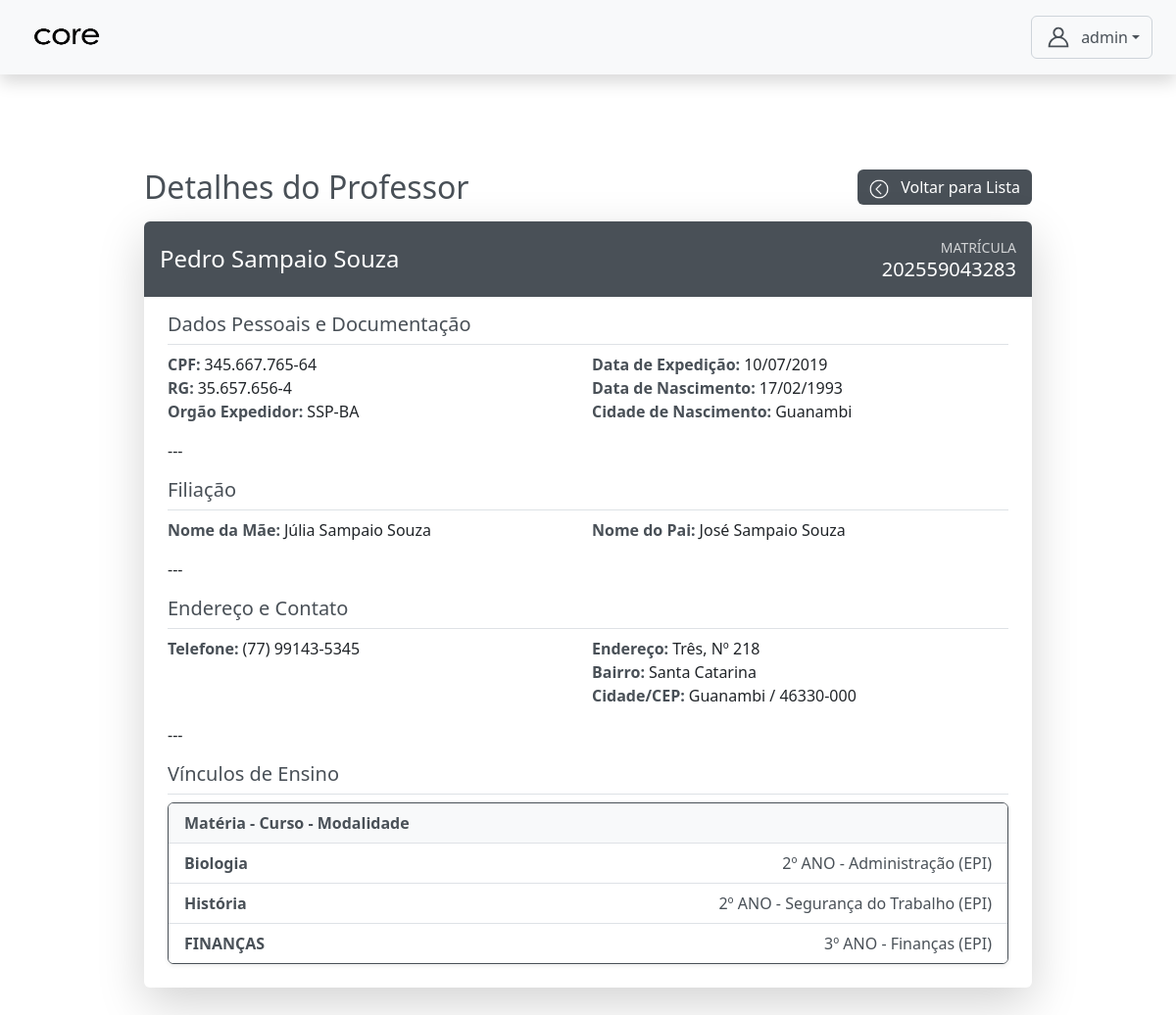
Page /autenticacao/admin/professor_crud/professores/20/ver/ (signed in) on the committed database.
### core/models.py (models this page shows, shortened)
class CustomUser(AbstractUser):
    TIPO_CHOICES = (
        ('admin', 'Admin'),
        ('professor', 'Professor'),
        ('aluno', 'Aluno'),
        ('servidor', 'Servidor'),
        ('direcao', 'Direção'), # <-- 'direcao' está correto
    )
    EIXO_CHOICES = (
        ('SAUDE', 'Eixo da Saúde'),
        ('GESTAO', 'Eixo de Gestão'),
    )
    tipo = models.CharField(max_length=10, choices=TIPO_CHOICES, default='admin')
    eixo = models.CharField(
        max_length=10,
        choices=EIXO_CHOICES,
        null=True,
        blank=True,
        help_text="Eixo ao qual o servidor pertence."
    )
    data_nascimento = models.DateField(null=True, blank=True)
    cpf = models.CharField(max_length=14, unique=True, null=True, blank=True)
    rg = models.CharField(max_length=12, unique=True, null=True, blank=True)
    orgao = models.CharField(max_length=10, null=True, blank=True)
    data_expedicao = models.DateField(null=True, blank=True)
    cidade_nascimento = models.CharField(max_length=100, null=True, blank=True)
    numero_matricula = models.CharField(max_length=20, unique=True, blank=True, null=True)
    nome_pai = models.CharField(max_length=150, blank=True, null=True)
    nome_mae = models.CharField(max_length=150, blank=True, null=True)
    responsavel_matricula = models.CharField(max_length=150, blank=True, null=True)
    endereco_rua = models.CharField(max_length=150, blank=True, null=True)
    endereco_numero = models.CharField(max_length=10, blank=True, null=True)
    endereco_bairro = models.CharField(max_length=100, blank=True, null=True)
    endereco_cidade = models.CharField(max_length=100, blank=True, null=True)
    endereco_cep = models.CharField(max_length=9, blank=True, null=True)
    telefone = models.CharField(max_length=15, blank=True, null=True)
    senha_temporaria = models.BooleanField(default=False)

class ProfessorMateriaAnoCursoModalidade(models.Model):
    MODALIDADE_CHOICES = [
        ('EPI', 'EPI'),
        ('PROEJA', 'PROEJA'),
        ('SUBSEQUENTE', 'Subsequente'),
    ]
    professor = models.ForeignKey(CustomUser, on_delete=models.CASCADE, limit_choices_to={'tipo': 'professor'})
    materia = models.ForeignKey(Materia, on_delete=models.CASCADE)
    curso = models.ForeignKey(Curso, on_delete=models.CASCADE)
    ano_modulo = models.CharField(max_length=20, choices=Turma.ANO_MODULO_CHOICES)
    modalidade = models.CharField(max_length=20, choices=MODALIDADE_CHOICES)
    class Meta:
        unique_together = ('professor', 'materia', 'curso', 'ano_modulo', 'modalidade')
        verbose_name = "Vínculo de Professor"
        verbose_name_plural = "Vínculos de Professores"

class Materia(models.Model):
    nome = models.CharField(max_length=100)
    professores = models.ManyToManyField(CustomUser, limit_choices_to={'tipo': 'professor'}, blank=True)
    turmas = models.ManyToManyField(Turma, blank=True)
    ch = models.IntegerField(default=20)

class Curso(models.Model):
    EIXO_CHOICES = (
        ('SAUDE', 'Eixo da Saúde'),
        ('GESTAO', 'Eixo de Gestão'),
    )
    nome = models.CharField(max_length=100, unique=True)
    eixo = models.CharField(max_length=10, choices=EIXO_CHOICES, default='GESTAO')

### autenticacao/views.py (the view)
# urls.py: path('admin/professor_crud/professores/<int:professor_id>/ver/', views.ver_detalhes_professor, name='ver_detalhes_professor'),
@login_required
@role_required('admin')
def ver_detalhes_professor(request, professor_id):
    professor = get_object_or_404(CustomUser, id=professor_id, tipo='professor')
    vinculos = ProfessorMateriaAnoCursoModalidade.objects.filter(professor=professor).select_related('materia', 'curso')
    return render(request, 'admin/professor_crud/detalhes_professor.html', {
        'professor': professor,
        'vinculos': vinculos,
    })

### templates/admin/professor_crud/detalhes_professor.html
{% extends 'base.html' %}
{% load static %}
{% block content %}
<div class="container mt-5">
    <div class="row justify-content-center">
        <div class="col-lg-10 col-md-12">
            <div class="d-flex justify-content-between align-items-center mb-3">
                <h2 class="mb-0 text-dark">Detalhes do Professor</h2>
                <a href="{% url 'gerenciar_professores' %}" class="btn btn-secondary">
                    <img src="{% static 'assets/img/voltar.png' %}" width='20px' height='20px' class="me-2">
                    Voltar para Lista
                </a>
            </div>
            <div class="card p-0 shadow-lg border-0">
                <div class="card-body p-0">
                    <div class="bg-secondary text-white p-3 mb-3 d-flex justify-content-between align-items-center rounded-top">
                        <h4 class="mb-0 text-white">{{ professor.get_full_name }}</h4>
                        <div class="d-flex flex-column align-items-end">
                            <small class="opacity-75">MATRÍCULA</small>
                            <strong class="h5 mb-0">{{ professor.numero_matricula|default:"N/A" }}</strong>
                        </div>
                    </div>
                    <div class="px-4 pb-4">
                        <h5 class="mb-2 text-secondary border-bottom pb-2">Dados Pessoais e Documentação</h5>
                        <div class="row g-2 mb-3">
                            <div class="col-md-6">
                                <div class="d-flex mb-0">
                                    <strong class="me-1 text-dark">CPF:</strong>
                                    <span>
                                        {% if professor.cpf %}
                                            {% with cpf=professor.cpf %}
                                                {{ cpf|slice:":3" }}.{{ cpf|slice:"3:6" }}.{{ cpf|slice:"6:9" }}-{{ cpf|slice:"9:" }}
                                            {% endwith %}
                                        {% else %}
                                            <span class="text-muted">Não informado</span>
                                        {% endif %}
                                    </span>
                                </div>
                                <div class="d-flex mb-0">
                                    <strong class="me-1 text-dark">RG:</strong>
                                    <span>
                                        {% if professor.rg %}
                                            {% with rg=professor.rg %}
                                                {{ rg|slice:":2" }}.{{ rg|slice:"2:5" }}.{{ rg|slice:"5:8" }}-{{ rg|slice:"8:" }}
                                            {% endwith %}
                                        {% else %}
                                            <span class="text-muted">Não informado</span>
                                        {% endif %}
                                    </span>
                                </div>
                                <div class="d-flex mb-0">
                                    <strong class="me-1 text-dark">Orgão Expedidor:</strong>
                                    <span>{{ professor.orgao|default:"Não informado" }}</span>
                                </div>
                            </div>
                            <div class="col-md-6">
                                <div class="d-flex mb-0">
                                    <strong class="me-1 text-dark">Data de Expedição:</strong>
                                    <span>{{ professor.data_expedicao|date:"d/m/Y"|default:"Não informada" }}</span>
                                </div>
                                <div class="d-flex mb-0">
                                    <strong class="me-1 text-dark">Data de Nascimento:</strong>
                                    <span>{{ professor.data_nascimento|date:"d/m/Y"|default:"Não informada" }}</span>
                                </div>
                                <div class="d-flex mb-0">
                                    <strong class="me-1 text-dark">Cidade de Nascimento:</strong>
                                    <span>{{ professor.cidade_nascimento|default:"Não informada" }}</span>
                                </div>
                            </div>
                        </div>
                        ---
                        <h5 class="mb-2 text-secondary border-bottom pb-2 mt-3">Filiação</h5>
                        <div class="row g-2 mb-3">
                            <div class="col-md-6">
                                <div class="d-flex mb-0">
                                    <strong class="me-1 text-dark">Nome da Mãe:</strong>
                                    <span>{{ professor.nome_mae|default:"Não informado" }}</span>
                                </div>
                            </div>
                            <div class="col-md-6">
                                <div class="d-flex mb-0">
                                    <strong class="me-1 text-dark">Nome do Pai:</strong>
                                    <span>{{ professor.nome_pai|default:"Não informado" }}</span>
                                </div>
                            </div>
                        </div>
                        ---
                        <h5 class="mb-2 text-secondary border-bottom pb-2 mt-3">Endereço e Contato</h5>
                        <div class="row g-2 mb-3">
                            <div class="col-md-6">
                                <div class="d-flex mb-0">
                                    <strong class="me-1 text-dark">Telefone:</strong>
                                    <span>{{ professor.telefone|default:"Não informado" }}</span>
                                </div>
                            </div>
                            <div class="col-md-6">
                                <div class="d-flex mb-0">
                                    <strong class="me-1 text-dark">Endereço:</strong>
                                    <span> {{ professor.endereco_rua|default:"-" }}, Nº {{ professor.endereco_numero|default:"-" }}</span>
                                </div>
                                <div class="d-flex mb-0">
                                    <strong class="me-1 text-dark">Bairro:</strong>
                                    <span>{{ professor.endereco_bairro|default:"-" }}</span>
                                </div>
                                <div class="d-flex mb-0">
                                    <strong class="me-1 text-dark">Cidade/CEP:</strong>
                                    <span>{{ professor.endereco_cidade|default:"-" }} / {{ professor.endereco_cep|default:"-" }}</span>
                                </div>
                            </div>
                        </div>
                        ---
                        <h5 class="mb-2 text-secondary border-bottom pb-2 mt-3">Vínculos de Ensino</h5>
                        <div class="card card-body shadow-sm p-0 border-secondary">
                            {% if vinculos %}
                                <ul class="list-group list-group-flush">
                                    <li class="list-group-item bg-light text-secondary fw-bold">Matéria - Curso - Modalidade</li>
                                    {% for v in vinculos %}
                                        <li class="list-group-item d-flex justify-content-between align-items-center">
                                            <div class="fw-bold text-dark">
                                                {{ v.materia.nome }}
                                            </div>
                                            <span class="text-secondary">
                                                {{ v.ano_modulo }} - {{ v.curso.nome }} ({{ v.get_modalidade_display }})
                                            </span>
                                        </li>
                                    {% endfor %}
                                </ul>
                            {% else %}
                                <p class="text-muted p-3 mb-0">Nenhum vínculo de ensino cadastrado.</p>
                            {% endif %}
                        </div>
                    </div>
                </div>
            </div>
        </div>
    </div>
</div>
{% endblock content %}

### templates/base.html (shortened to what this page needs)
{% load static %}
<!DOCTYPE html>
<html lang="pt-br">
<head>
  <link rel="stylesheet" href="{% static 'css/bootstrap.min.css' %}" />
  <link rel="stylesheet" href="https://cdnjs.cloudflare.com/ajax/libs/font-awesome/5.15.4/css/all.min.css">
  <link rel="stylesheet" href="{% static 'css/style.css' %}" />
</head>
<body>
  <nav class="navbar navbar-light bg-light justify-content-between px-4 py-3 shadow">
    <span class="navbar-brand mb-0 h1">
      <img src="{%static 'assets/icon/core3.png'%}" width='100%' height='30px' class="me-2">
    </span>
    <div class="d-flex align-items-center">
      <div class="dropdown">
        <button class="btn btn-outline-secondary dropdown-toggle d-flex align-items-center" type="button" data-bs-toggle="dropdown">
        <span>{{ request.user.get_full_name|default:request.user.username }}</span>
      </button>
    </div>
  </div>
</nav>
  <main class="container py-5">
    {% block content %}
    {% endblock content %}
  </main>
</body>
</html>

### static/css/style.css (style rules this page uses)
:root { --bs-secondary: #495057; --bs-link-color: #495057; --bs-link-hover-color: #495057; --bs-code-color: #495057; --bs-primary-rgb: 180, 195, 205; --bs-dark-rgb: 73, 80, 87; --bs-danger-rgb: 188, 208, 199; --bs-info-rgb: 220, 53, 69; --bs-warning-rgb: 220, 53, 69; --bs-secondary-rgb: 73, 80, 87; --bs-black-rgb: 33, 37, 41; --bs-body-bg-rgb: 255, 106, 0; }
.text-dark { --bs-text-opacity: 1; color: rgba(var(--bs-dark-rgb), var(--bs-text-opacity)) !important; }
.btn-outline-secondary { --bs-btn-color: #495057; --bs-btn-border-color: #ced4da; --bs-btn-hover-color: #fff; --bs-btn-hover-bg: #495057; --bs-btn-hover-border-color: #495057; --bs-btn-focus-shadow-rgb: 206, 212, 218; --bs-btn-active-color: #fff; --bs-btn-active-bg: #495057; --bs-btn-active-border-color: #495057; --bs-btn-active-shadow: inset 0 3px 5px rgba(0, 0, 0, 0.125); --bs-btn-disabled-color: #495057; --bs-btn-disabled-bg: transparent; --bs-btn-disabled-border-color: #495057; --bs-gradient: none; }
.btn-secondary { --bs-btn-color: #fff; --bs-btn-bg: #495057; --bs-btn-border-color: #ff6495057a00; --bs-btn-hover-color: #fff; --bs-btn-hover-bg: #495057; --bs-btn-hover-border-color: #495057; --bs-btn-focus-shadow-rgb: 206, 212, 218; --bs-btn-active-color: #fff; --bs-btn-active-bg: #495057; --bs-btn-active-border-color: #495057; --bs-btn-active-shadow: inset 0 3px 5px rgba(0, 0, 0, 0.125); --bs-btn-disabled-color: #fff; --bs-btn-disabled-bg: #495057; --bs-btn-disabled-border-color: #495057; }
.bg-secondary { --bs-bg-opacity: 1; background-color: rgba(var(--bs-secondary-rgb), var(--bs-bg-opacity)) !important; }
.dropdown .btn-outline-secondary:hover img, .btn-secondary img { filter: brightness(0) invert(1); }

### rows in the picture
CustomUser: user.get_full_name "admin"
CustomUser: get_full_name "Pedro Sampaio Souza", numero_matricula "202559043283", cpf "345", cpf "667", cpf "765", cpf "64", rg "35", rg "657", rg "656", rg "4", orgao "SSP-BA", data_expedicao "10/07/2019", data_nascimento "17/02/1993", cidade_nascimento "Guanambi", nome_mae "Júlia Sampaio Souza", nome_pai "José Sampaio Souza", telefone "(77) 99143-5345", endereco_rua "Três", endereco_numero "218", endereco_bairro "Santa Catarina", endereco_cidade "Guanambi", endereco_cep "46330-000"
ProfessorMateriaAnoCursoModalidade: materia.nome "Biologia", ano_modulo "2º ANO", curso.nome "Administração", modalidade "EPI"
ProfessorMateriaAnoCursoModalidade: materia.nome "História", ano_modulo "2º ANO", curso.nome "Segurança do Trabalho", modalidade "EPI"
ProfessorMateriaAnoCursoModalidade: materia.nome "FINANÇAS", ano_modulo "3º ANO", curso.nome "Finanças", modalidade "EPI"
